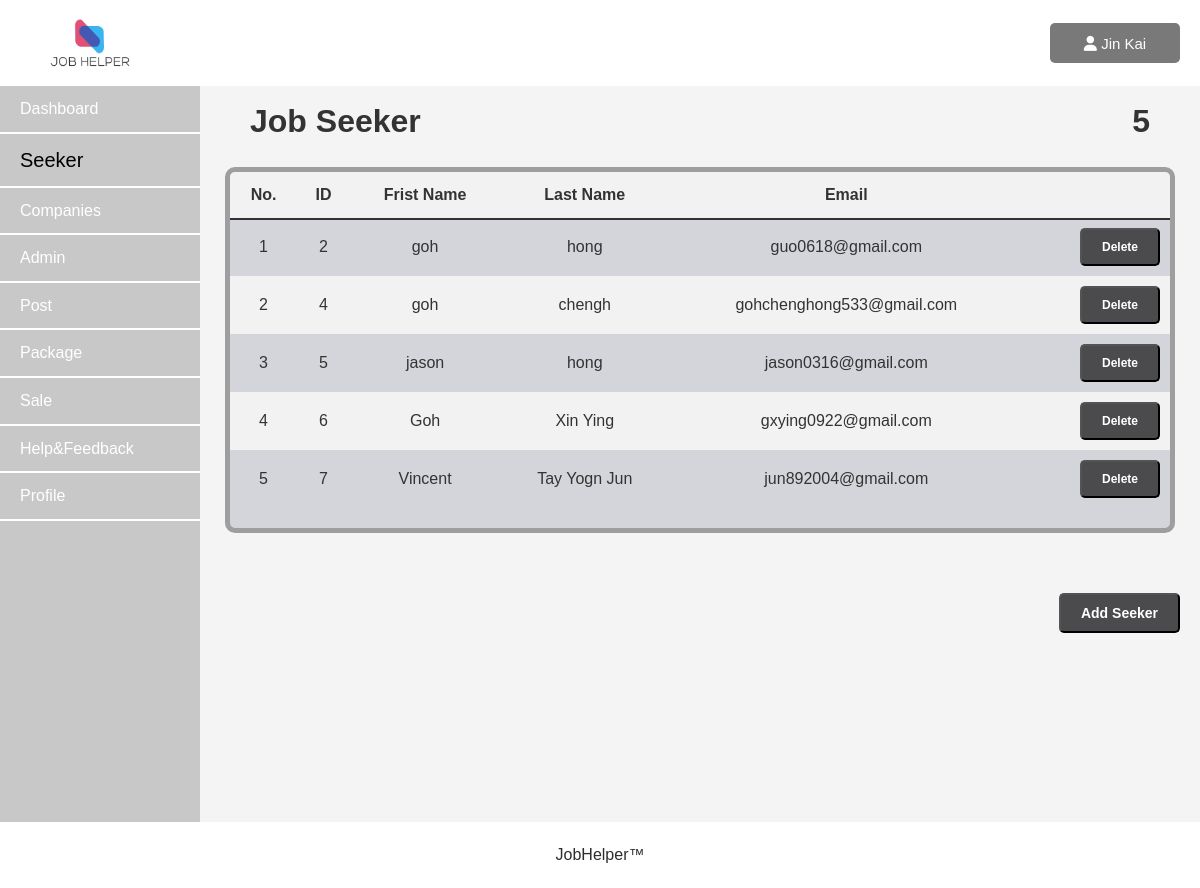
Screenshot of /Admin/Aseekermanagement.php (signed in) with the database file from the repository.
### tables this page shows
CREATE TABLE jobseeker 
  (
        `jobseeker_id` INT(6) NOT NULL PRIMARY KEY AUTO_INCREMENT,
        `jobseeker_firstname` varchar(100) NOT NULL,
        `jobseeker_lastname` varchar(100) NOT NULL,
        `jobseeker_email` varchar(60) NOT NULL,
        `jobseeker_password` varchar(500) NOT NULL
  );

### Admin/Aseekermanagement.php (the view, shortened to what this page needs)
<?php
    include("../Admin/Asession.php");
?>
<!DOCTYPE html>
<html lang="en">
<head>
    <link rel="stylesheet" href="Aseekermanagement.css">
    <link rel="stylesheet" href="https://cdnjs.cloudflare.com/ajax/libs/font-awesome/6.0.0-beta3/css/all.min.css">
</head>
<body>
    <header class="header">
        <img src="../general_image/jobhelper_logo.png" class="logo">
        <div>
            <button class="AdminAcc" onclick="displaybar()">
                <?php
                    $id = $_SESSION['id'];
                    $result = mysqli_query($connect,"SELECT * FROM admin where admin_id='$id'");
                    if($result)
                    {
                        $row = mysqli_fetch_assoc($result);
                        $fname = $row["admin_fname"];
                    }
                ?>
                <i class="fa-solid fa-user"></i><?php echo"   $fname"; ?>
            </button>
        </div>
    </header>
    <div class="container">
        <aside>
            <nav class="Menu">
                <ul>
                    <li><a href="Adashboard.php">Dashboard</a></li>
                    <li><a href="Aseekermanagement.php" id="now">Seeker</a></li>
                    <li><a href="Acompanymanagement.php">Companies</a></li>
                    <li><a href="Aadminmanagement.php">Admin</a></li>
                    <li><a href="Apost.php">Post</a></li>
                    <li><a href="Apackage.php">Package</a></li>
                    <li><a href="Asale.php">Sale</a></li>
                    <li><a href="Ahelp.php">Help&Feedback</a></li>
                    <li><a href="Aprofile.php">Profile</a></li>
                </ul>
            </nav>
        </aside>
        <main>
            <?php
                $result = mysqli_query($connect,"SELECT count(*) AS total_seeker FROM jobseeker");
                if($result)
                {
                    $row = mysqli_fetch_assoc($result);
                    $total_seeker = $row["total_seeker"];
                }
            ?>
            <div class="amount">
                <h1>
                    <?php echo $total_seeker?>
                </h1>
            </div>
            <h1>Job Seeker</h1>
            <div class="Acontainer">
                <table>
                    <thead>
                        <tr>
                            <th>No.</th>
                            <th>ID</th>
                            <th>Frist Name</th>
                            <th>Last Name</th>
                            <th>Email</th>
                            <th></th>
                        </tr>
                    </thead>
                    <tbody>
                        <?php
                            $result = mysqli_query($connect, "SELECT * FROM jobseeker;");
                            $i = 1;
                            while($row = mysqli_fetch_assoc($result))
                            {
                        ?>
                        <tr>
                            <td><?php echo $i ?></td>
                            <td><?php echo $row["jobseeker_id"] ?></td>
                            <td><?php echo $row["jobseeker_firstname"] ?></td>
                            <td><?php echo $row["jobseeker_lastname"] ?></td>
                            <td><?php echo $row["jobseeker_email"] ?></td>
                            <td>
                                <form method="POST" onsubmit="return confirmdelete(<?php echo $row['jobseeker_id']; ?>)" class="delete">
                                   <button type="submit" name="delete" value="<?php echo $row['jobseeker_id']; ?>" >Delete</button>
                                </form>
                            </td>
                        </tr>
                        <?php
                            $i++;
                            }
                        ?>
                    </tbody>
                </table>
            </div>
            <button onclick="display()" class="addbtn">Add Seeker</button>
        </main>
    </div>
    <footer>
        <p>JobHelper&trade;</p>
    </footer>
</body>
</html>

### Admin/Aseekermanagement.css (style rules this page uses)
* { margin: 0; padding: 0; box-sizing: border-box; }
body { font-family: Arial, sans-serif; background-color: #f4f4f4; color: #333; line-height: 1.6; }
.header { display: flex; justify-content: space-between; align-items: center; background-color: White; color: #333; padding: 10px 20px; }
.logo { height: 50px; width: 80px; margin-left: 30px; margin-top: 8px; margin-bottom: 8px; }
.AdminAcc { color: white; background-color: #797979; padding: 10px; text-align: center; margin-left: 20px; cursor: pointer; border-radius: 5px; border: none; width: 130px; height: 40px; font-size: 15px; }
.container { display: flex; }
aside { width: 200px; background-color: rgb(200,200,200); color: #fff; }
aside nav ul { list-style-type: none; }
aside nav ul li { padding: 10px 20px; border: #fff; border-bottom: 2px solid ; }
aside nav ul li a#now { color: black; font-size: 20px; }
aside nav ul li a { color: #fff; text-decoration: none; }
footer { background-color: white; color: #2e2d2d; padding: 20px; text-align: center; }
table { width: 100%; border-collapse: collapse; margin-bottom: 20px; }
thead { position: sticky; top: 0; }
thead::after { border-bottom: solid 2px; content: ''; position: absolute; left: 0; right: 0; }
th, td { padding: 10px; text-align: center; }
th { background-color: #f2f2f2; }
tr:nth-child(even) { background-color: #f2f2f2; }
h1 { margin: 50px; margin-bottom: 10px; margin-top: 10px; }
.Acontainer { border: #9e9e9e solid 2px; margin: auto; border-width: thick; border-radius: 10px; width: 95%; margin-bottom: 50px; background-color: #d4d4db; max-height : 60vh; overflow-y: auto; margin-top: 20px; }
main { flex: 1; height: 92vh; max-height: 92vh; overflow-y: auto; }
.addbtn { padding: 10px 20px; border-radius: 5px; background-color: #4b4a4d; color: #fff; font-size: 14px; font-weight: bold; text-align: center; margin-top: 10px; float: right; margin-right: 20px; }
.amount { float: right; }
.delete { float: right; }
.delete button { padding: 10px 20px; border-radius: 5px; background-color: #4b4a4d; color: #fff; font-size: 12px; font-weight: bold; text-align: center; }

### rows the page displays
jobseeker: jobseeker_id "2", jobseeker_firstname "goh", jobseeker_lastname "hong", jobseeker_email "guo0618@gmail.com"
jobseeker: jobseeker_id "4", jobseeker_firstname "goh", jobseeker_lastname "chengh", jobseeker_email "gohchenghong533@gmail.com"
jobseeker: jobseeker_id "5", jobseeker_firstname "jason", jobseeker_lastname "hong", jobseeker_email "jason0316@gmail.com"
jobseeker: jobseeker_id "6", jobseeker_firstname "Goh", jobseeker_lastname "Xin Ying", jobseeker_email "gxying0922@gmail.com"
jobseeker: jobseeker_id "7", jobseeker_firstname "Vincent", jobseeker_lastname "Tay Yogn Jun", jobseeker_email "jun892004@gmail.com"

### other values shown
$fname "Jin Kai"
$total_seeker "5"
